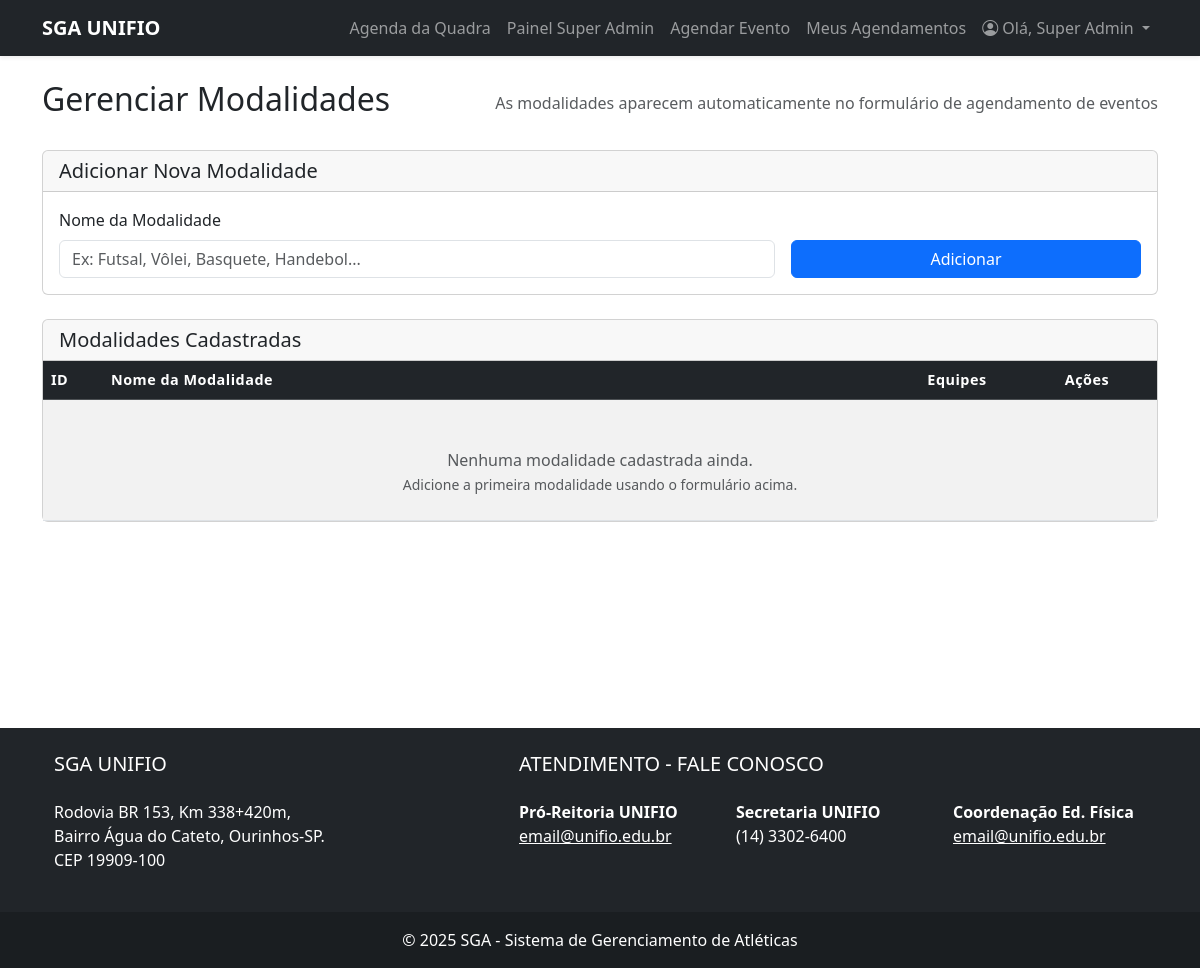
Page /super_admin/gerenciar_modalidades.php (signed in) on the earlier database version.
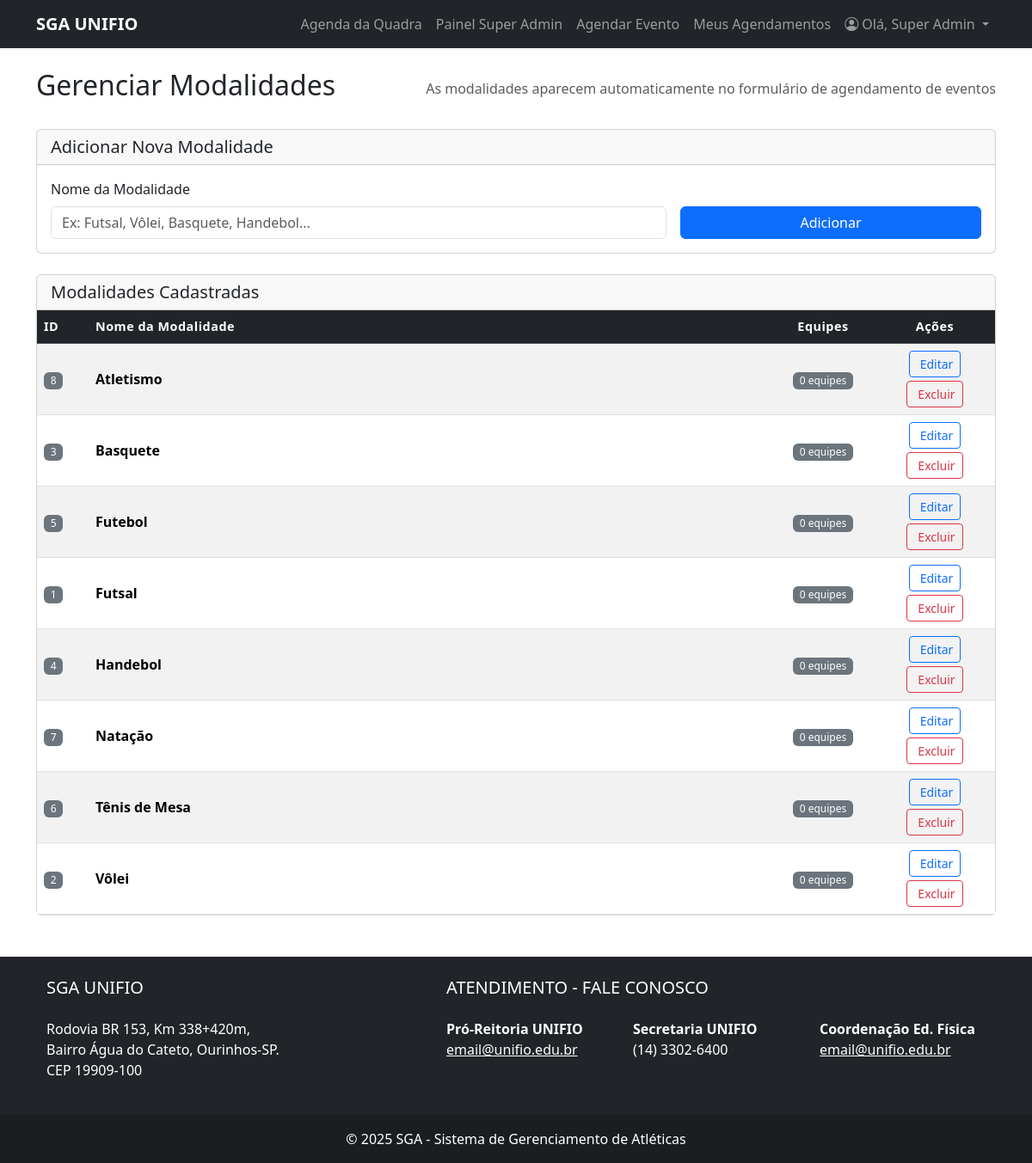
Same page on the later database version.
### tables this page shows
CREATE TABLE `modalidades` (
  `id` int(11) NOT NULL,
  `nome` varchar(100) NOT NULL
);

### super_admin/gerenciar_modalidades.php (the view, shortened to what this page needs)
<?php
require_once '../config.php';
$modalidades = $conexao->query("SELECT m.id, m.nome,
                                       (SELECT COUNT(*) FROM equipes WHERE modalidade_id = m.id) as total_equipes
                                FROM modalidades m
                                ORDER BY m.nome");
?>
<?php include '../templates/header.php'; ?>
<div class="d-flex justify-content-between align-items-center mb-4">
    <h2>Gerenciar Modalidades</h2>
    <div class="text-muted">
        <i class="fas fa-info-circle"></i> As modalidades aparecem automaticamente no formulário de agendamento de eventos
    </div>
</div>
<div class="card mb-4">
    <div class="card-header">
        <h5 class="mb-0"><i class="fas fa-plus-circle"></i> Adicionar Nova Modalidade</h5>
    </div>
    <div class="card-body">
        <form method="post" class="row g-3 align-items-center">
            <div class="col-md-8">
                <label for="nome" class="form-label">Nome da Modalidade</label>
                <input type="text" name="nome" id="nome" class="form-control"
                       placeholder="Ex: Futsal, Vôlei, Basquete, Handebol..." required>
            </div>
            <div class="col-md-4">
                <label class="form-label">&nbsp;</label>
                <button type="submit" name="add_modalidade" class="btn btn-primary w-100">
                    <i class="fas fa-plus"></i> Adicionar
                </button>
            </div>
        </form>
    </div>
</div>
<div class="card">
    <div class="card-header">
        <h5 class="mb-0"><i class="fas fa-list"></i> Modalidades Cadastradas</h5>
    </div>
    <div class="card-body p-0">
        <div class="table-responsive">
            <table class="table table-striped table-hover mb-0">
                <thead class="table-dark">
                    <tr>
                        <th style="width: 60px;">ID</th>
                        <th>Nome da Modalidade</th>
                        <th style="width: 120px;" class="text-center">Equipes</th>
                        <th style="width: 140px;" class="text-center">Ações</th>
                    </tr>
                </thead>
                <tbody>
                <?php if ($modalidades->num_rows > 0): ?>
                    <?php while($row = $modalidades->fetch_assoc()): ?>
                        <tr>
                            <td><span class="badge bg-secondary"><?php echo $row['id']; ?></span></td>
                            <td>
                                <strong><?php echo htmlspecialchars($row['nome']); ?></strong>
                            </td>
                            <td class="text-center">
                                <?php if ($row['total_equipes'] > 0): ?>
                                    <span class="badge bg-primary"><?php echo $row['total_equipes']; ?> equipe(s)</span>
                                <?php else: ?>
                                    <span class="badge bg-secondary">0 equipes</span>
                                <?php endif; ?>
                            </td>
                            <td class="text-center">
                                <div class="d-flex gap-1 justify-content-center flex-wrap">
                                    <a href="editar_modalidade.php?id=<?php echo $row['id']; ?>"
                                       class="btn btn-outline-primary btn-sm"
                                       title="Editar modalidade <?php echo htmlspecialchars($row['nome']); ?>"
                                       data-bs-toggle="tooltip">
                                        <span class="d-none d-md-inline ms-1">Editar</span>
                                    </a>
                                    <button type="button"
                                            class="btn btn-outline-danger btn-sm"
                                            title="Excluir modalidade <?php echo htmlspecialchars($row['nome']); ?>"
                                            data-bs-toggle="tooltip"
                                            onclick="confirmarExclusao(<?php echo $row['id']; ?>, '<?php echo addslashes($row['nome']); ?>', <?php echo $row['total_equipes']; ?>)">
                                        <span class="d-none d-md-inline ms-1">Excluir</span>
                                    </button>
                                </div>
                            </td>
                        </tr>
                    <?php endwhile; ?>
                <?php else: ?>
                    <tr>
                        <td colspan="4" class="text-center py-4">
                            <br>
                            <span class="text-muted">Nenhuma modalidade cadastrada ainda.</span>
                            <br>
                            <small class="text-muted">Adicione a primeira modalidade usando o formulário acima.</small>
                        </td>
                    </tr>
                <?php endif; ?>
                </tbody>
            </table>
        </div>
    </div>
</div>
<?php include '../templates/footer.php'; ?>

Differences in the rows shown:
added modalidades: id "8", nome "Atletismo"
added modalidades: id "3", nome "Basquete"
added modalidades: id "5", nome "Futebol"
added modalidades: id "1", nome "Futsal"
added modalidades: id "4", nome "Handebol"
added modalidades: id "7", nome "Natação"
added modalidades: id "6", nome "Tênis de Mesa"
added modalidades: id "2", nome "Vôlei"
Other differences:
text no longer shown: "Nenhuma modalidade cadastrada ainda. Adicione a primeira modalidade usando o formulário acima."
